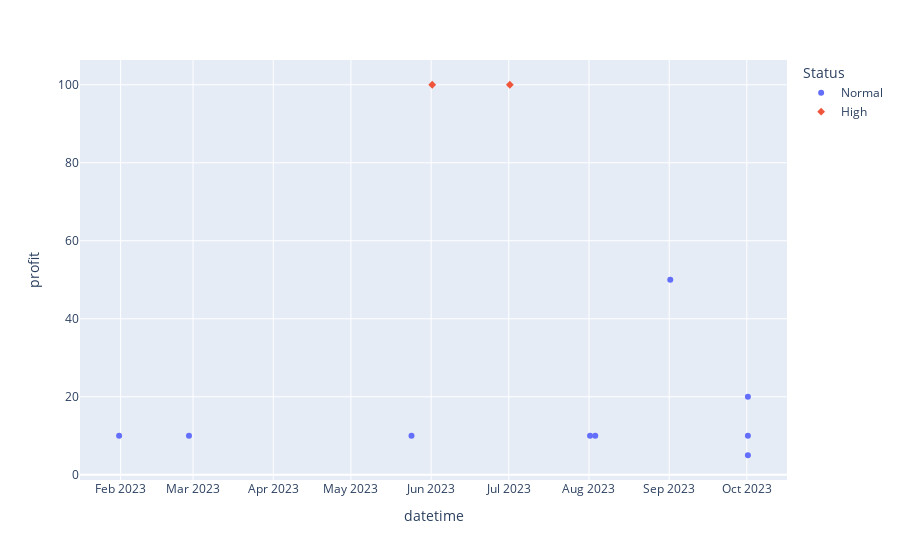

The notebook cell saved with this chart:
### Code cell
import plotly.express as px
fig = px.scatter(data_with_results['periods_df'][['datetime', 'profit', 'Status']], x="datetime", y="profit", color="Status", symbol="Status")
fig.show()

### Figure 1 — Plotly figure (JSON) as saved in the notebook; plotly's stock layout.template omitted (floating-point values rounded to 4 significant figures)
{"data": [{"hovertemplate": "Status=Normal<br>datetime=%{x}<br>profit=%{y}<extra></extra>", "legendgroup": "Normal", "marker": {"color": "#636efa", "symbol": "circle"}, "mode": "markers", "name": "Normal", "orientation": "v", "showlegend": true, "type": "scatter", "x": ["2023-10-01T10:00:00.000000000", "2023-08-01T10:00:00.000000000", "2023-09-01T10:00:00.000000000", "2023-10-01T10:00:00.000000000", "2023-02-27T10:00:00.000000000", "2023-01-31T10:00:00.000000000", "2023-10-01T10:00:00.000000000", "2023-08-03T10:00:00.000000000", "2023-05-24T10:00:00.000000000"], "xaxis": "x", "y": [5, 10, 50, 20, 10, 10, 10, 10, 10], "yaxis": "y"}, {"hovertemplate": "Status=High<br>datetime=%{x}<br>profit=%{y}<extra></extra>", "legendgroup": "High", "marker": {"color": "#EF553B", "symbol": "diamond"}, "mode": "markers", "name": "High", "orientation": "v", "showlegend": true, "type": "scatter", "x": ["2023-06-01T10:00:00.000000000", "2023-07-01T10:00:00.000000000"], "xaxis": "x", "y": [100, 100], "yaxis": "y"}], "layout": {"legend": {"title": {"text": "Status"}, "tracegroupgap": 0}, "margin": {"t": 60}, "xaxis": {"anchor": "y", "domain": [0, 1], "title": {"text": "datetime"}}, "yaxis": {"anchor": "x", "domain": [0, 1], "title": {"text": "profit"}}}}
